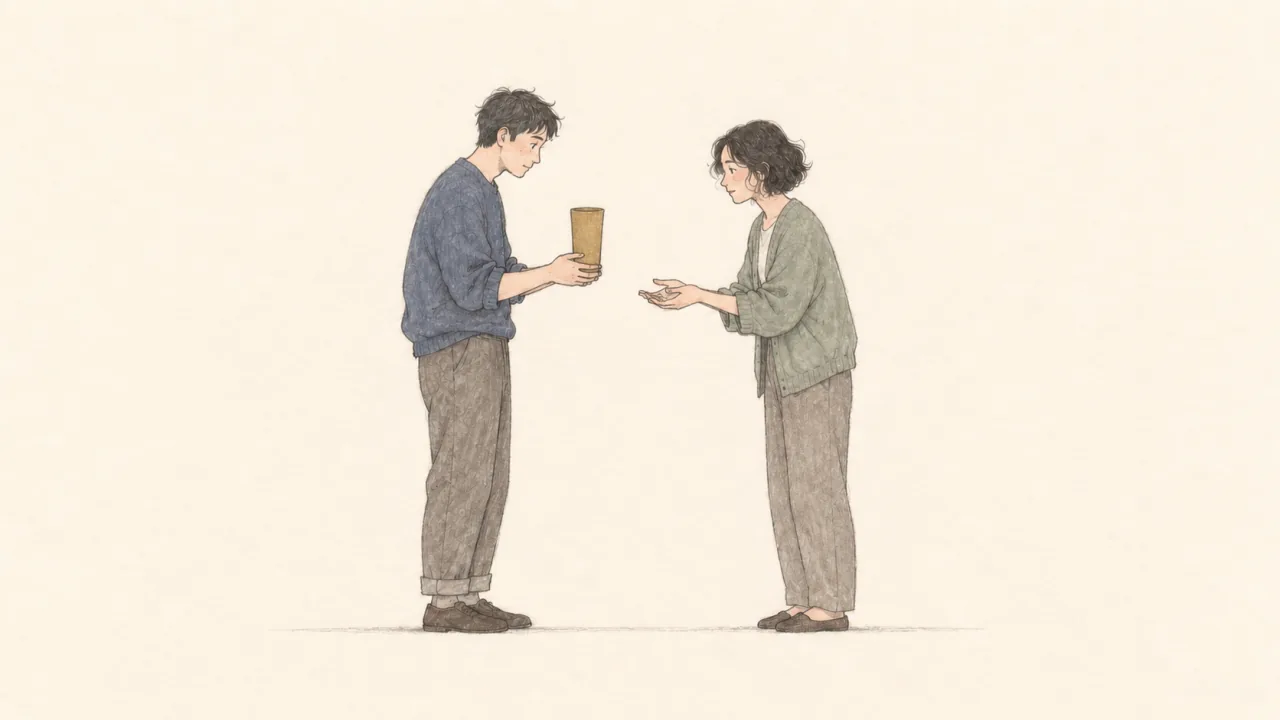
#> input picture 20261004_レビューの本質とは：品質向上のための協働プロセス/assets/inner/page-00-shape-error.webp, 1280 x 720 px; its folder holds 4 pictures in this run
$ python sketches.py
#> lines starting #> are read from the running program, lines starting #| are printed output that depends on the picture
### 20261004_レビューの本質とは：品質向上のための協働プロセス/video/prep/imgutil.py
"""部品生成の共通処理（numpy / Pillow / scipy）。"""
from __future__ import annotations

from pathlib import Path

import numpy as np
from PIL import Image, ImageDraw
from scipy import ndimage as ndi

ROOT = Path(__file__).resolve().parents[2]  # 企画ディレクトリ
ASSETS = ROOT / "assets"
GEN = ROOT / "video" / "public" / "gen"


def load(rel: str) -> np.ndarray:
    """assets/ 以下の画像を float32 RGB (0..255) で読む"""
#> called with rel = 'inner/page-00-shape-error.webp'
    path = ASSETS / rel
    if not path.exists():
        raise FileNotFoundError(path)
    return np.asarray(Image.open(path).convert("RGB")).astype(np.float32)


# [4 lines left out: function poly_mask, not called in this run]


def rect_poly(x0: float, y0: float, x1: float, y1: float) -> list[tuple[float, float]]:
    return [(x0, y0), (x1, y0), (x1, y1), (x0, y1)]


# [85 lines left out: functions paper_map, silhouette, decontaminate, seam_mask, vertical_seam, seam_box, not called in this run]


def feather(mask: np.ndarray, sigma: float) -> np.ndarray:
    return np.clip(ndi.gaussian_filter(mask.astype(np.float32), sigma), 0, 1)


def over(dst: np.ndarray, src: np.ndarray, alpha: np.ndarray) -> np.ndarray:
    return dst * (1 - alpha[..., None]) + src * alpha[..., None]


# [10 lines left out: function save_webp, not called in this run]

### 20261004_レビューの本質とは：品質向上のための協働プロセス/video/prep/inner.py
"""内側のパラパラ漫画：P01 の体に、腕・手・カップを差し替えてページを合成する。

座標は全て状態見本の 1280x720 の画素。ページ表は scripts/export-timeline.ts が書き出す pages.json。
"""
from __future__ import annotations

import json
from dataclasses import dataclass

import numpy as np
from scipy import ndimage as ndi

from imgutil import GEN, decontaminate, feather, load, over, paper_map, poly_mask, rect_poly, save_webp, seam_box, seam_mask, silhouette

# 渡す人：袖口（腕の付け根）と手首の x。袖口〜手首を伸縮し、手首から先を平行移動する
GIVER_CUFF, GIVER_WRIST = 524, 560
# 受け手：袖口と手首の x（手は左向き）
RECV_CUFF, RECV_WRIST = 744, 706

# P01 から消す（紙に戻す）範囲：二人の前腕・手・カップ
CLEAR_POLY = [(528, 224), (736, 224), (736, 330), (528, 330)]
# 紙の地合いを取る、何も描かれていない範囲
GRAIN_BOX = (60, 230, 340, 340)


@dataclass
class Sprite:
    rgb: np.ndarray  # 画像全体と同じ大きさ
    alpha: np.ndarray


@dataclass
class Rig:
    base: np.ndarray
    paper: np.ndarray
    giver: dict[str, Sprite]
    recv_open: Sprite
    recv_patch: dict[str, Sprite]
    cup: Sprite


def build_rig() -> Rig:
    P = {k: load(f"inner/{f}.webp") for k, f in {
        "P00": "page-00-shape-error", "P01": "page-01-offer", "P02": "page-02-contact-gap",
        "P03": "page-03-too-early", "P04": "page-04-received"}.items()}
#> call 2 of load, with rel = 'inner/page-01-offer.webp'
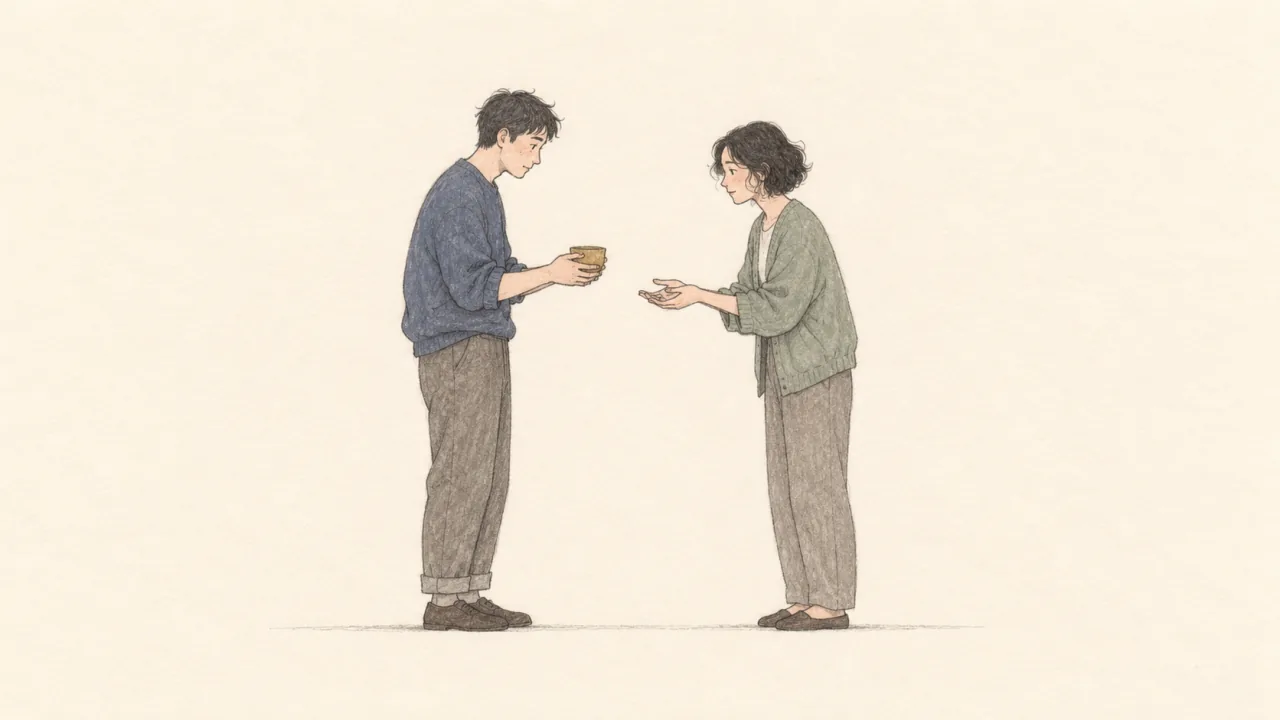
#> input picture 20261004_レビューの本質とは：品質向上のための協働プロセス/assets/inner/page-01-offer.webp, 1280 x 720 px
#> call 3 of load, with rel = 'inner/page-02-contact-gap.webp'
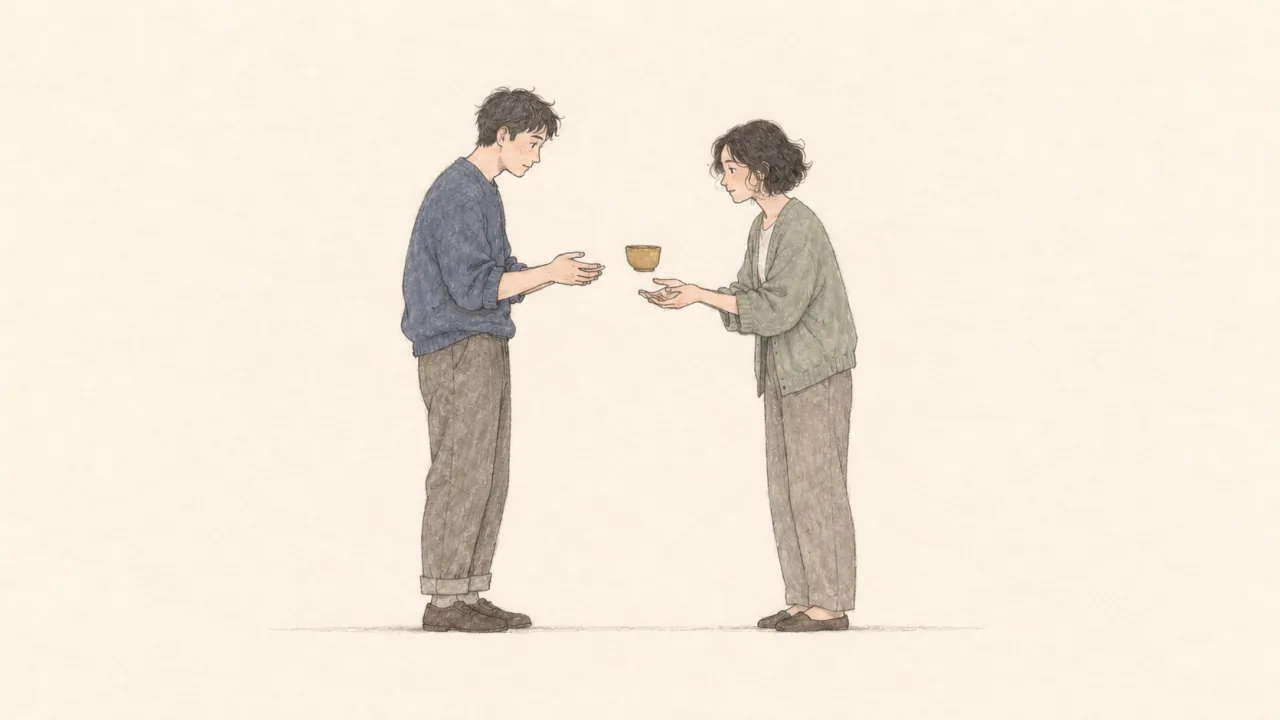
#> input picture 20261004_レビューの本質とは：品質向上のための協働プロセス/assets/inner/page-02-contact-gap.webp, 1280 x 720 px
#> call 4 of load, with rel = 'inner/page-03-too-early.webp'
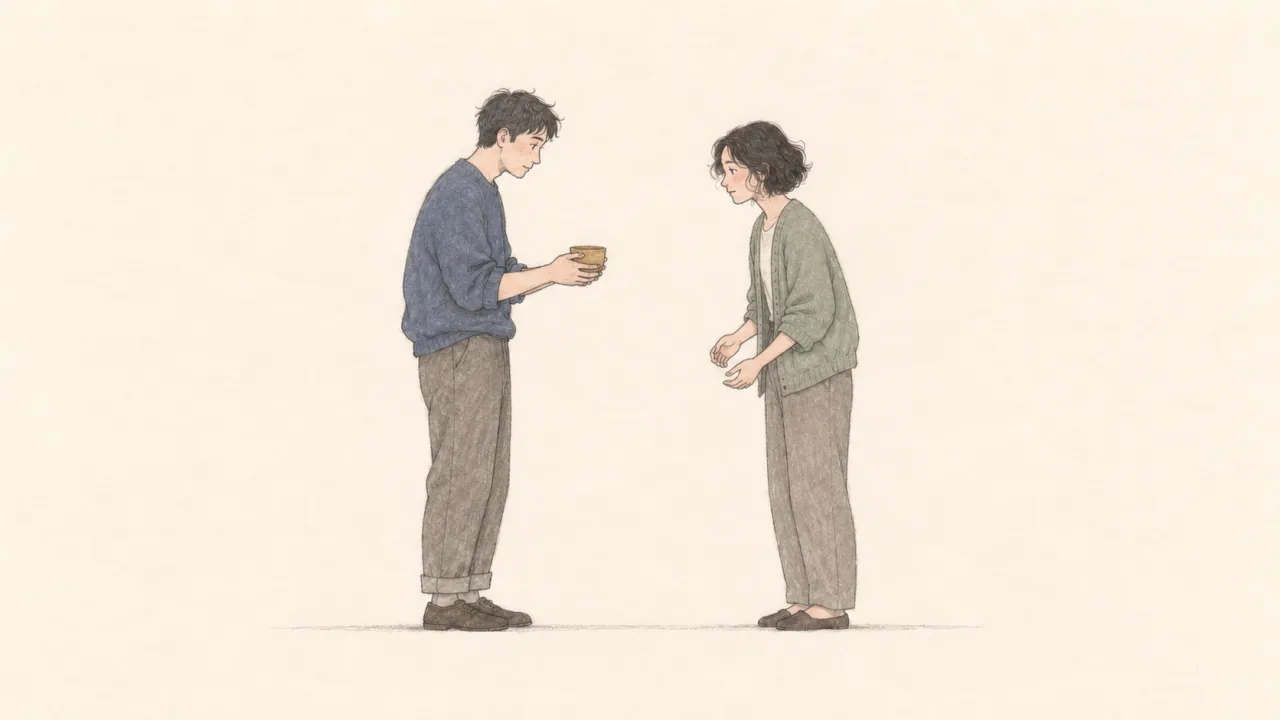
#> input picture 20261004_レビューの本質とは：品質向上のための協働プロセス/assets/inner/page-03-too-early.webp, 1280 x 720 px
    paper = paper_map(P["P01"])
    shape = P["P01"].shape[:2]

    # 体だけの下地：前腕の範囲を、紙の色＋紙の地合い（何もない範囲から敷き詰め）で置き換える
    base = P["P01"].copy()
    clear = poly_mask(shape, CLEAR_POLY)
    x0, y0, x1, y1 = GRAIN_BOX
    patch = P["P01"][y0:y1, x0:x1]
    grain = patch - ndi.gaussian_filter(patch, (6, 6, 0))
    reps = (shape[0] // grain.shape[0] + 1, shape[1] // grain.shape[1] + 1, 1)
    fill = paper + np.tile(grain, reps)[: shape[0], : shape[1]]
    base = over(base, fill, feather(clear, 1.0))

    # [5 lines left out: function sil, not called in this run]

    giver = {
        "hold": sil("P01", rect_poly(GIVER_CUFF - 8, 226, 616, 304)),
        "holdTall": sil("P00", rect_poly(GIVER_CUFF - 8, 196, 616, 304)),
        "open": sil("P02", rect_poly(GIVER_CUFF - 8, 226, 612, 304)),
    }
    # 下ろした手（P04）は袖の向きも違うので、袖ごと継ぎ目で差し替える
    rel = seam_box(P["P01"], P["P04"], (455, 505), 610, (212, 240), (345, 372))
    giver["rel"] = Sprite(P["P04"], feather(rel, 1.5))
    recv_open = sil("P01", rect_poly(630, 252, RECV_CUFF + 8, 332))

    def patch(key: str) -> Sprite:
        m = seam_mask(P["P01"], P[key], 680, 890, (212, 252), (425, 470))
        return Sprite(P[key], feather(m, 2.0))

    recv_patch = {"low": patch("P03"), "hold": patch("P04")}
    cup = sil("P02", rect_poly(618, 238, 668, 276))
    return Rig(base, paper, giver, recv_open, recv_patch, cup)


# [37 lines left out: functions _warp_columns, reach, not called in this run]


def shift(sp: Sprite, dx: float, dy: float) -> Sprite:
    return Sprite(ndi.shift(sp.rgb, (dy, dx, 0), order=1), ndi.shift(sp.alpha, (dy, dx), order=1))


# カップの置き場所（P02 の浮いたカップからのずれ）
CUP_FLOAT = (14, -8)  # 渡す人の手より先、受け手の指より上
CUP_PALM = (26, 16)  # 受け手の手のひら（受け手の dx を加える）
CUP_LOW = (103, 94)  # 腰へ下げた受け手の両手の間


# [23 lines left out: function compose, not called in this run]


def normalize(img: np.ndarray, paper: np.ndarray) -> np.ndarray:
    """紙色で割って地を白にする（本のページへ乗算で合成するため）"""
    return np.clip(img / np.maximum(paper, 1) * 255, 0, 255)


# [8 lines left out: function build_pages, not called in this run]


# [3 lines that do not run on import are left out]

### 20261004_レビューの本質とは：品質向上のための協働プロセス/video/prep/sketches.py
"""C12 の二案を薄紙に描いた下描き（鉛筆の線だけ）。

- rush：渡す人を急がせる案（腕を大きく前へ突き出す）。ためらいの間がなくなる。
- wait：受け手が待つ案（受け手の手を開いたまま上げておく）。
Q2 の最後のページ（受け手が先に手を下げた絵）との差の範囲だけを線画にする。
"""
from __future__ import annotations

import json

import numpy as np
from scipy import ndimage as ndi

import inner
from edits import zigzag
from imgutil import GEN, save_webp

SKETCHES = {
    "rush": {"giver": {"pose": "hold", "dx": 46}, "receiver": {"pose": "low", "dx": 0}, "cup": "giver"},
    "wait": {"giver": {"pose": "hold", "dx": 22}, "receiver": {"pose": "open", "dx": -7}, "cup": "giver"},
}
BASE = {"giver": {"pose": "hold", "dx": 22}, "receiver": {"pose": "low", "dx": 0}, "cup": "giver"}


def line_art(img: np.ndarray, region: np.ndarray) -> tuple[np.ndarray, np.ndarray]:
    """色を落として、輪郭の濃い線と薄い陰だけを鉛筆の色で残す"""
    gray = img @ np.array([0.3, 0.59, 0.11], dtype=np.float32)
    edges = np.clip((205 - gray) / 110, 0, 1)
    shade = np.clip((250 - gray) / 255, 0, 1) * 0.14
    a = np.maximum(edges, shade) * region
    rgb = np.zeros_like(img) + np.array([62, 58, 54], dtype=np.float32)
    return rgb, np.clip(a * 0.9, 0, 1)


def build_sketches() -> dict:
    rig = inner.build_rig()
    base = inner.normalize(inner.compose(rig, BASE), rig.paper)
    out = {}
    for name, spec in SKETCHES.items():
        img = inner.normalize(inner.compose(rig, spec), rig.paper)
        diff = np.abs(img - base).max(axis=2) > 16
        region = ndi.binary_dilation(ndi.binary_opening(diff, iterations=2), iterations=4)
        # 新しく描く側（variant にだけある線）
        ink = (255 - img.min(axis=2)) > 30
        region &= ndi.binary_dilation(ink, iterations=2)
        if name == "wait":
            # 受け手の前腕と手だけ（袖や体の陰影まで描くと重くなる）
            region[:, 748:] = False
        rgb, a = line_art(img, ndi.gaussian_filter(region.astype(np.float32), 1.0))
        save_webp(rgb, GEN / "sketches" / f"{name}.webp", quality=88, alpha=a)
        out[name] = {"file": f"sketches/{name}.webp", "drawPath": zigzag(ndi.binary_dilation(region, iterations=2), 7)}
    (GEN / "sketches.json").write_text(json.dumps(out))
    return out


if __name__ == "__main__":
#> (the run stopped early here; a loop or call above may not have finished)
